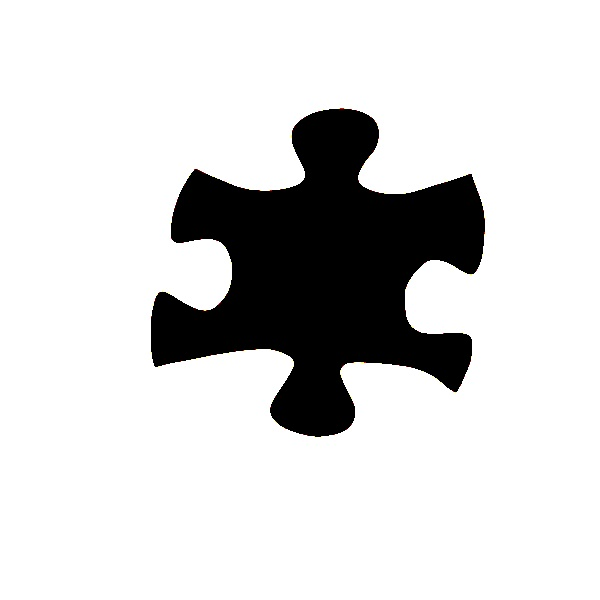
#> input picture pieces_threshold/Page_0001_1_1.jpg, 600 x 600 px
$ jupyter execute --allow-errors cluster.ipynb
#> lines starting #> are read from the running program, lines starting #| are printed output that depends on the picture; after the words box and inside, x2 and y2 are one past the last pixel; in counts of white or black regions, pixels touching at a corner belong together
[cell 1]
import cv2
from os.path import join
import numpy as np
import pandas as pd
import math

[cell 2]
img = cv2.imread(join("pieces_threshold", 'Page_0001_1_1.jpg'))
#> img is the input picture: shape (600, 600, 3); mean B, G, R 214.2, 214.2, 214.3

[cell 3]
gray = cv2.cvtColor(img, cv2.COLOR_BGR2GRAY)

[cell 4]
# edges = cv2.Canny(gray, 50, 150, apertureSize=3)

edges = cv2.Canny(gray, 100, 200)
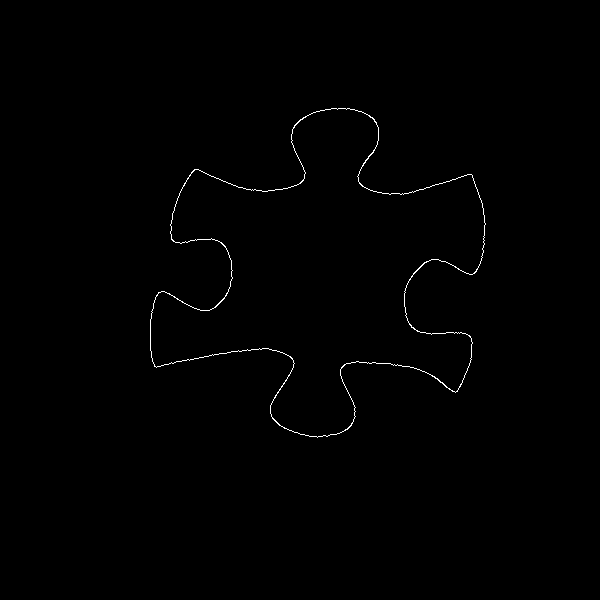
#> edges: shape (600, 600); 0.46% white in thin lines or dots, all inside (x1, y1, x2, y2) = (150, 108, 486, 438)

[cell 5]
contours, hierarchy = cv2.findContours(edges, cv2.RETR_LIST, cv2.CHAIN_APPROX_SIMPLE)
#> contours = 2 contours; box (x1, y1, x2, y2) and area: (150, 108, 486, 438) 57630, (150, 108, 486, 438) 57489

[cell 6]
for contour in contours:
    perimeter = cv2.arcLength(contour, True)
    approx = cv2.approxPolyDP(contour, 0.03 * perimeter, True)
    newimage =img.copy()
    # if len(approx) == 4:
    #     cv2.drawContours(img, [approx], 0, (0, 255, 0), 2)
    cv2.drawContours(newimage, [approx], 0, (0, 255, 0), 2)

    cv2.imshow('Image', newimage)
    cv2.waitKey(0)
    cv2.destroyAllWindows()
#> this loop made 2 passes
#> perimeter on passes 1 to 2: 1740.9, 1742.7
#> pass 1, `cv2.imshow('Image', newimage)`:
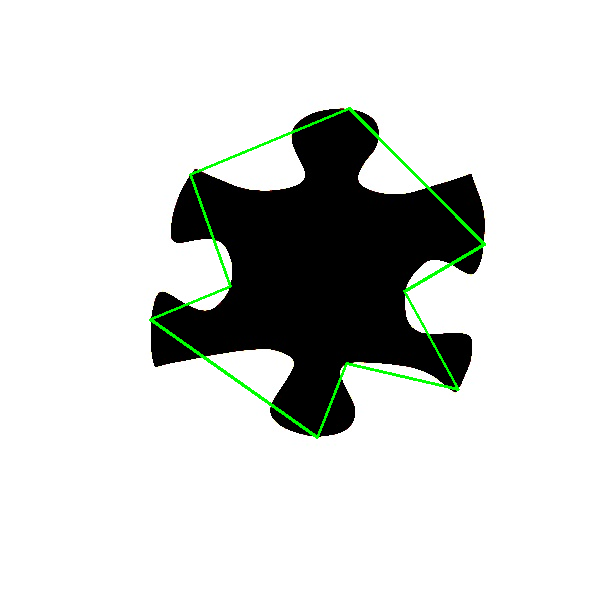
#> window 'Image': shape (600, 600, 3); mean B, G, R 213, 215.5, 213.1
#> pass 2, `cv2.imshow('Image', newimage)`:
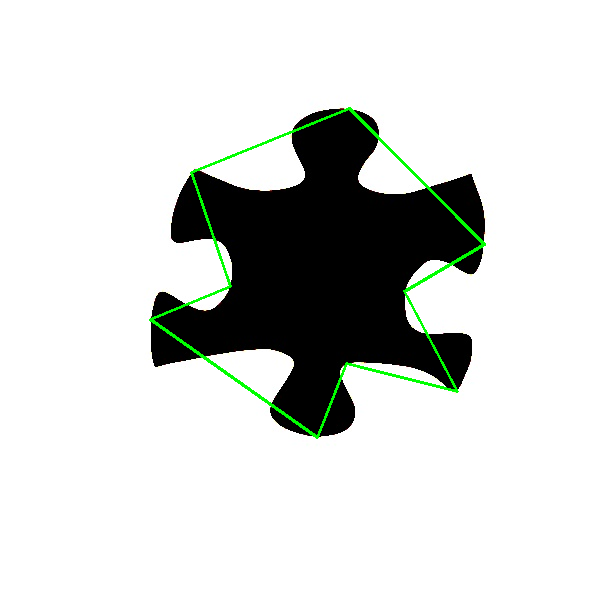
#> window 'Image': shape (600, 600, 3); mean B, G, R 213, 215.5, 213.1

[cell 7]
cv2.imshow('Image', img)
cv2.waitKey(0)
cv2.destroyAllWindows()

[cell 8]
def find_corner(piece_name: str,piece_folder: str):
#> called with piece_name = 'Page_0001_1_1', piece_folder = 'pieces_threshold'
    img = cv2.imread(join(piece_folder, piece_name+".jpg"))

    # [5 lines of commented-out code are left out]
    gray = cv2.cvtColor(img, cv2.COLOR_BGR2GRAY)
    ''' gray = np.float32(gray)
    harris_corners = cv2.cornerHarris(gray, 9, 9, 0.06)
    kernel = np.ones((7, 7), np.uint8)
    harris_corners = cv2.dilate(harris_corners, kernel, iterations=2)
    thr[harris_corners > 0.01 * harris_corners.max()] = [255, 127, 127]'''

    corners = cv2.goodFeaturesToTrack(gray, 100, 0.2, 10)
#> corners = [[471, 174], [155, 365], [456, 391], [195, 169], [473, 273], [159, 292], [427, 261], [359, 182], [204, 310]]
    x = 0
    y = 0
    df = pd.DataFrame()
    if corners is not None:
        for corner in corners:
            x1, y1 = corner[0]
            x += int(x1)
            y += int(y1)
#> this loop made 9 passes
#> (x1, y1, x, y) on passes 1 to 9: (471, 174, 471, 174), (155, 365, 626, 539), (456, 391, 1082, 930), (195, 169, 1277, 1099), (473, 273, 1750, 1372), (159, 292, 1909, 1664), (427, 261, 2336, 1925), (359, 182, 2695, 2107), (204, 310, 2899, 2417)
#> after the loop, x = 2899; y = 2417
        x = x/len(corners)
#> x = 322.1
        y = y/len(corners)
#> y = 268.6
        for i, corner in enumerate(corners):
            m = (corner[0][1] - y)/(corner[0][0] - x)
            m = math.atan(m)
            m = math.degrees(m)
            m = abs(abs(m) - 45)
            x1 = int(corner[0][0])
            y1 = int(corner[0][1])
            new_row = pd.DataFrame({'Index': i,'X':x1,'Y':y1,'angle':m },index=[0])
            df = df.append(new_row)
#> this loop made 1 pass
#> (m, x1, y1, new_row) on pass 1: (12.58, 471, 174, table of 1 rows and 4 columns)

        df.sort_values(by='angle', inplace=True)
        print(df)
        ########
        l = len(corners)
        output_list = []
        count = 0
        for index, row in df.iterrows():
            x = int(row['X'])
            y = int(row['Y'])
            xy = (x,y)

            color2 = (0,0,255)
            cv2.circle(img,xy,2,color=color2,thickness=1)
            cv2.imshow(piece_name,img)
            full_key = cv2.waitKeyEx(0)
            if full_key == 110:
                continue
            if full_key == 120:
                break
            count += 1
            output_list.append(xy)
            if(count == 4):
                break


        cv2.destroyWindow(piece_name)
        ###############

        # print(df)
    return output_list

$ run again, with pieces_threshold/Page_0001_1_2.jpg copied over pieces_threshold/Page_0001_1_1.jpg
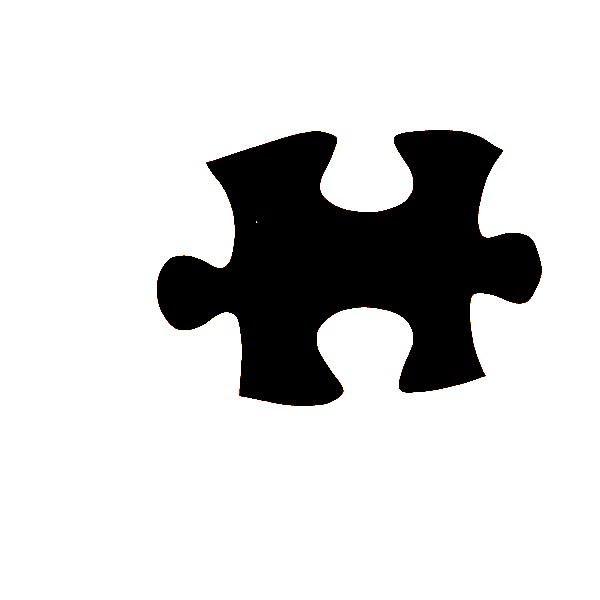
#> input picture pieces_threshold/Page_0001_1_2.jpg, 600 x 600 px
#> img is the input picture: shape (600, 600, 3); mean B, G, R 212.2, 212.3, 212.4
#> `edges = cv2.Canny(gray, 100, 200)`:
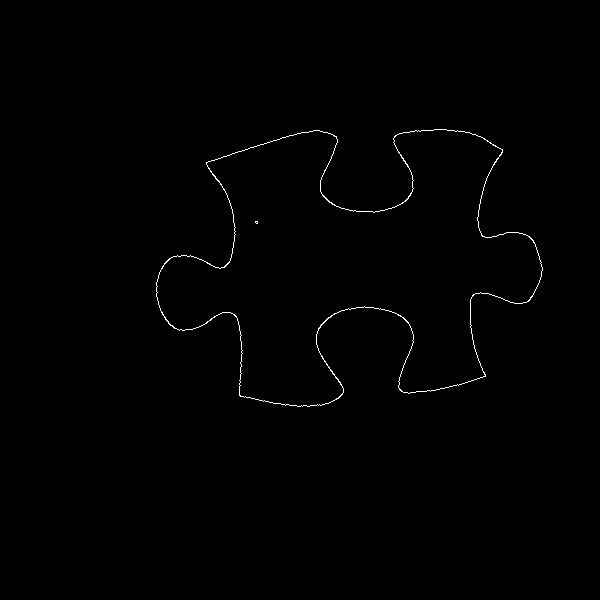
#> edges: shape (600, 600); 0.48% white in thin lines or dots, all inside (x1, y1, x2, y2) = (156, 129, 543, 407)
#> contours = 4 contours, 2 with area under 20; largest, box (x1, y1, x2, y2) and area: (156, 129, 543, 407) 60393, (156, 129, 543, 407) 60242
#> the loop `for contour in contours:` made 4 passes
#> perimeter on passes 2 to 4: 7.41, 1791.8, 1794.1
#> corners = [[484, 375], [207, 163], [502, 150], [256, 222], [239, 395], [394, 137], [399, 388], [336, 137]]
#> the loop in find_corner, `for corner in corners:` made 8 passes
#> (x1, y1, x, y) on passes 1 to 8: (484, 375, 484, 375), (207, 163, 691, 538), (502, 150, 1193, 688), (256, 222, 1449, 910), (239, 395, 1688, 1305), (394, 137, 2082, 1442), (399, 388, 2481, 1830), (336, 137, 2817, 1967)
#> after the loop in find_corner, `for corner in corners:`: x = 2817; y = 1967
#> in find_corner, `x = x/len(corners)`: x = 352.1
#> in find_corner, `y = y/len(corners)`: y = 245.9
#> the loop in find_corner, `for i, corner in enumerate(corners):` made 1 pass
#> (m, x1, y1, new_row) on pass 1: (0.604, 484, 375, table of 1 rows and 4 columns)

$ run again, with pieces_threshold/Page_0001_1_3.jpg copied over pieces_threshold/Page_0001_1_1.jpg
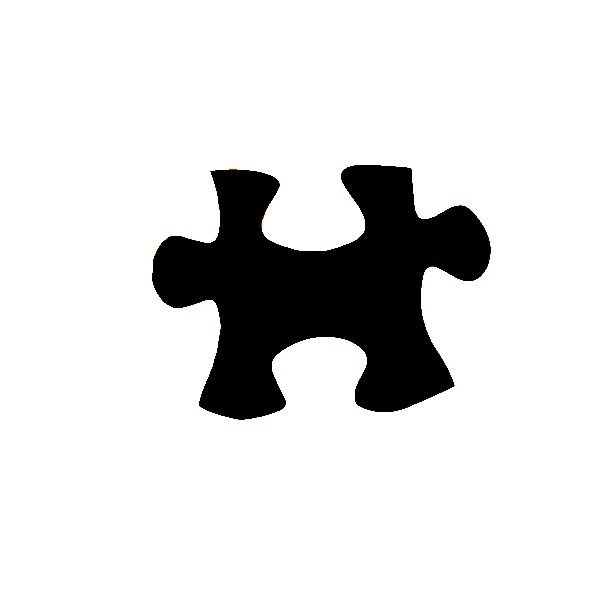
#> input picture pieces_threshold/Page_0001_1_3.jpg, 600 x 600 px
#> img is the input picture: shape (600, 600, 3); mean B, G, R 221.7, 221.7, 221.8
#> `edges = cv2.Canny(gray, 100, 200)`:
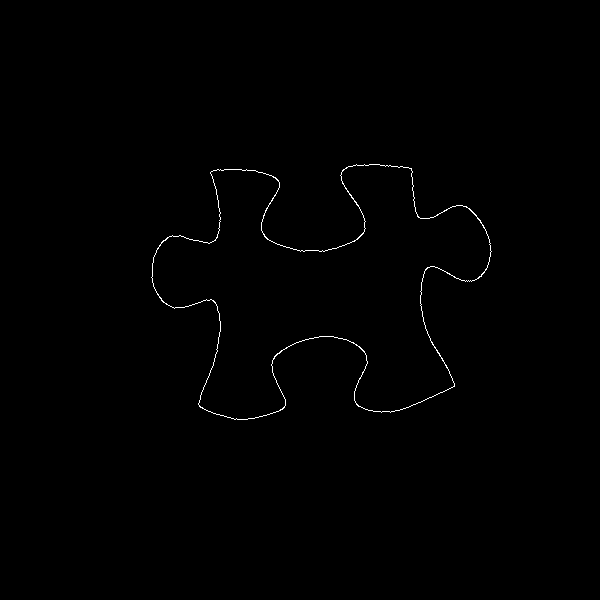
#> edges: shape (600, 600); 0.42% white in thin lines or dots, all inside (x1, y1, x2, y2) = (151, 164, 492, 420)
#> contours = 2 contours; box (x1, y1, x2, y2) and area: (151, 164, 492, 420) 47006, (151, 164, 492, 420) 46881
#> the loop `for contour in contours:` made 2 passes
#> perimeter on passes 1 to 2: 1617.9, 1619.6
#> pass 2, `cv2.imshow('Image', newimage)`:
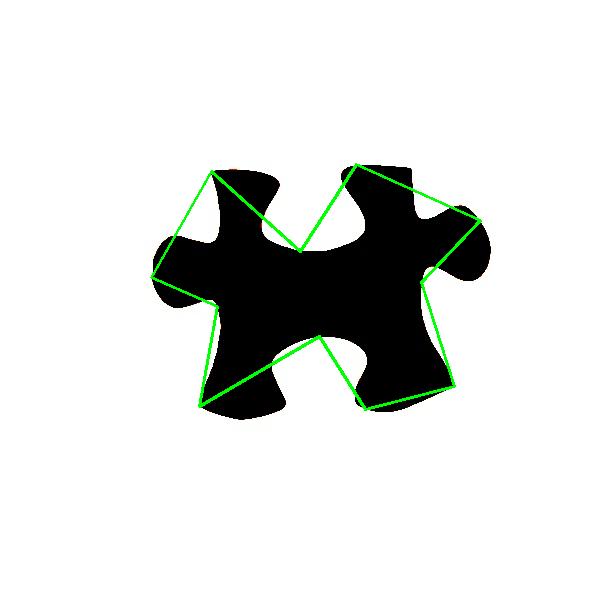
#> window 'Image': shape (600, 600, 3); mean B, G, R 220.4, 222.9, 220.5
#> corners = [[211, 171], [453, 385], [410, 168], [199, 405], [212, 300], [347, 167], [214, 240]]
#> the loop in find_corner, `for corner in corners:` made 7 passes
#> (x1, y1, x, y) on passes 1 to 7: (211, 171, 211, 171), (453, 385, 664, 556), (410, 168, 1074, 724), (199, 405, 1273, 1129), (212, 300, 1485, 1429), (347, 167, 1832, 1596), (214, 240, 2046, 1836)
#> after the loop in find_corner, `for corner in corners:`: x = 2046; y = 1836
#> in find_corner, `x = x/len(corners)`: x = 292.3
#> in find_corner, `y = y/len(corners)`: y = 262.3
#> the loop in find_corner, `for i, corner in enumerate(corners):` made 1 pass
#> (m, x1, y1, new_row) on pass 1: (3.32, 211, 171, table of 1 rows and 4 columns)

$ run again, with pieces_threshold/Page_0001_1_4.jpg copied over pieces_threshold/Page_0001_1_1.jpg
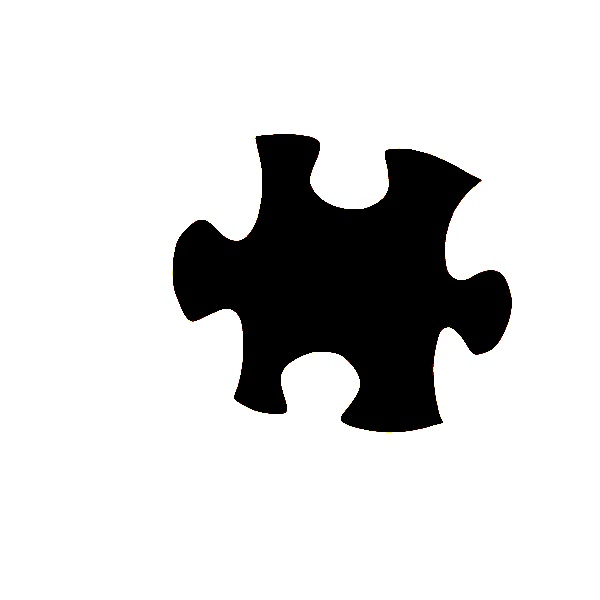
#> input picture pieces_threshold/Page_0001_1_4.jpg, 600 x 600 px
#> img is the input picture: shape (600, 600, 3); mean B, G, R 214.8, 214.8, 214.9
#> `edges = cv2.Canny(gray, 100, 200)`:
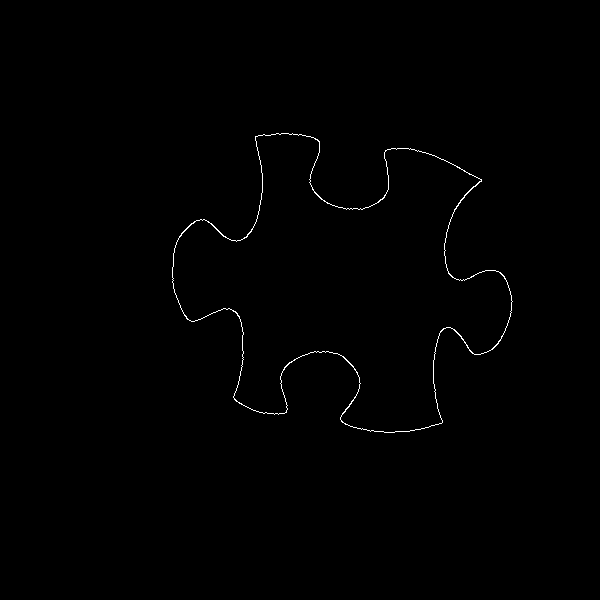
#> edges: shape (600, 600); 0.44% white in thin lines or dots, all inside (x1, y1, x2, y2) = (172, 133, 513, 433)
#> contours = 2 contours; box (x1, y1, x2, y2) and area: (172, 133, 513, 433) 56798, (172, 133, 513, 433) 56620
#> the loop `for contour in contours:` made 2 passes
#> perimeter on passes 1 to 2: 1627, 1628.7
#> pass 2, `cv2.imshow('Image', newimage)`:
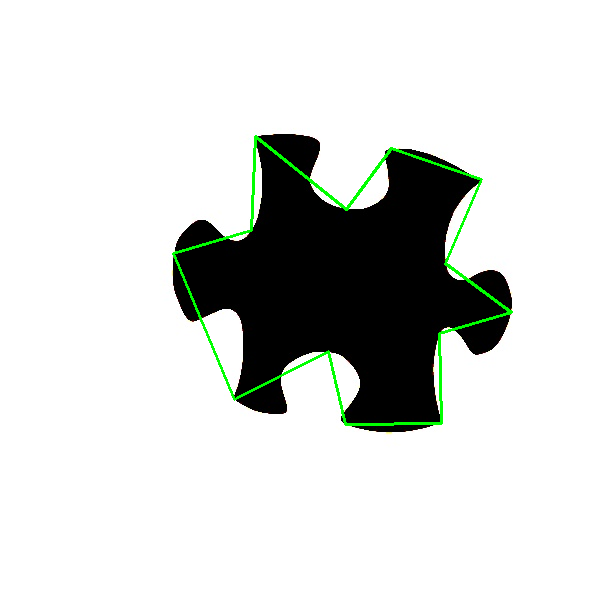
#> window 'Image': shape (600, 600, 3); mean B, G, R 213.4, 216, 213.6
#> corners = [[480, 180], [442, 422], [256, 136], [385, 151], [285, 411], [341, 420], [234, 398], [448, 327]]
#> the loop in find_corner, `for corner in corners:` made 8 passes
#> (x1, y1, x, y) on passes 1 to 8: (480, 180, 480, 180), (442, 422, 922, 602), (256, 136, 1178, 738), (385, 151, 1563, 889), (285, 411, 1848, 1300), (341, 420, 2189, 1720), (234, 398, 2423, 2118), (448, 327, 2871, 2445)
#> after the loop in find_corner, `for corner in corners:`: x = 2871; y = 2445
#> in find_corner, `x = x/len(corners)`: x = 358.9
#> in find_corner, `y = y/len(corners)`: y = 305.6
#> the loop in find_corner, `for i, corner in enumerate(corners):` made 1 pass
#> (m, x1, y1, new_row) on pass 1: (1.04, 480, 180, table of 1 rows and 4 columns)
